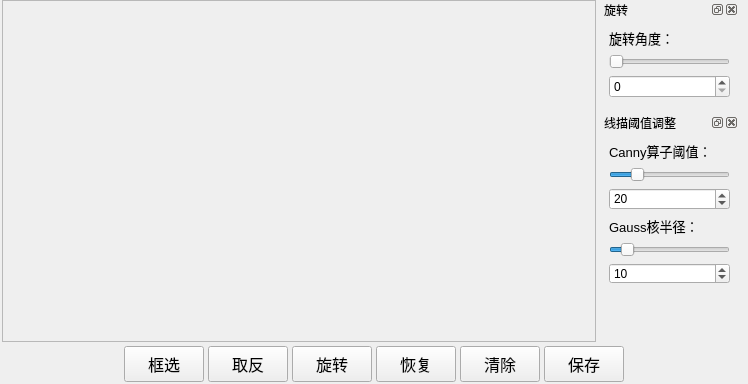
        <widget class="QWidget" name="pagePaint">
         <layout class="QVBoxLayout" name="verticalLayout_5">
          <property name="spacing">
           <number>2</number>
          </property>
          <property name="margin">
           <number>0</number>
          </property>
          <item>
           <widget class="QWidget" name="Paintwidget_Main" native="true">
            <layout class="QHBoxLayout" name="horizontalLayout_7" stretch="4,1">
             <property name="spacing">
              <number>4</number>
             </property>
             <property name="leftMargin">
              <number>2</number>
             </property>
             <property name="topMargin">
              <number>0</number>
             </property>
             <property name="rightMargin">
              <number>0</number>
             </property>
             <property name="bottomMargin">
              <number>0</number>
             </property>
             <item>
              <widget class="QScrollArea" name="Paintwidget_scrollAreaBitmap">
               <property name="widgetResizable">
                <bool>true</bool>
               </property>
               <widget class="QWidget" name="Paintwidget_scrollAreaBitmapContents">
                <property name="geometry">
                 <rect>
                  <x>0</x>
                  <y>0</y>
                  <width>684</width>
                  <height>500</height>
                 </rect>
                </property>
               </widget>
              </widget>
             </item>
             <item>
              <widget class="QWidget" name="Paintwidget_Dock" native="true">
               <property name="maximumSize">
                <size>
                 <width>16777215</width>
                 <height>16777215</height>
                </size>
               </property>
               <layout class="QVBoxLayout" name="verticalLayout_6" stretch="1,1,0">
                <property name="leftMargin">
                 <number>0</number>
                </property>
                <property name="topMargin">
                 <number>0</number>
                </property>
                <item>
                 <widget class="QDockWidget" name="Paintwidget_DockRotate">
                  <property name="minimumSize">
                   <size>
                    <width>83</width>
                    <height>104</height>
                   </size>
                  </property>
                  <property name="maximumSize">
                   <size>
                    <width>524287</width>
                    <height>120</height>
                   </size>
                  </property>
                  <property name="windowTitle">
                   <string>旋转</string>
                  </property>
                  <widget class="QWidget" name="Paintwidget_RotateContents">
                   <layout class="QVBoxLayout" name="verticalLayout_7">
                    <item>
                     <widget class="QLabel" name="Paintwidget_labelRotate">
                      <property name="font">
                       <font>
                        <pointsize>10</pointsize>
                       </font>
                      </property>
                      <property name="text">
                       <string>旋转角度：</string>
                      </property>
                     </widget>
                    </item>
                    <item>
                     <widget class="QSlider" name="Paintwidget_horizontalSliderRotate">
                      <property name="maximum">
                       <number>360</number>
                      </property>
                      <property name="singleStep">
                       <number>1</number>
                      </property>
                      <property name="value">
                       <number>0</number>
                      </property>
                      <property name="orientation">
                       <enum>Qt::Horizontal</enum>
                      </property>
                     </widget>
                    </item>
                    <item>
                     <widget class="QSpinBox" name="Paintwidget_spinBoxRotate">
                      <property name="maximum">
                       <number>360</number>
                      </property>
                      <property name="value">
                       <number>0</number>
                      </property>
                     </widget>
                    </item>
                   </layout>
                  </widget>
                 </widget>
                </item>
                <item>
                 <widget class="QDockWidget" name="Paintwidget_DockThreshold">
                  <property name="minimumSize">
                   <size>
                    <width>118</width>
                    <height>174</height>
                   </size>
                  </property>
                  <property name="maximumSize">
                   <size>
                    <width>524287</width>
                    <height>180</height>
                   </size>
                  </property>
                  <property name="windowTitle">
                   <string>线描阈值调整</string>
                  </property>
                  <widget class="QWidget" name="Paintwidget_ThresholdContents">
                   <layout class="QVBoxLayout" name="verticalLayout_8">
                    <item>
                     <widget class="QLabel" name="Paintwidget_labelCanny">
                      <property name="font">
                       <font>
                        <pointsize>10</pointsize>
                       </font>
                      </property>
                      <property name="text">
                       <string>Canny算子阈值：</string>
                      </property>
                     </widget>
                    </item>
                    <item>
                     <widget class="QSlider" name="Paintwidget_horizontalSliderCanny">
                      <property name="singleStep">
                       <number>1</number>
                      </property>
                      <property name="value">
                       <number>20</number>
                      </property>
                      <property name="orientation">
                       <enum>Qt::Horizontal</enum>
                      </property>
                     </widget>
                    </item>
                    <item>
                     <widget class="QSpinBox" name="Paintwidget_spinBoxCanny">
                      <property name="value">
                       <number>20</number>
                      </property>
                     </widget>
                    </item>
                    <item>
                     <widget class="QLabel" name="Paintwidget_labelGauss">
                      <property name="font">
                       <font>
                        <pointsize>10</pointsize>
                       </font>
                      </property>
                      <property name="text">
                       <string>Gauss核半径：</string>
                      </property>
                     </widget>
                    </item>
                    <item>
                     <widget class="QSlider" name="Paintwidget_horizontalSliderGauss">
                      <property name="value">
                       <number>10</number>
                      </property>
                      <property name="orientation">
                       <enum>Qt::Horizontal</enum>
                      </property>
                     </widget>
                    </item>
                    <item>
                     <widget class="QSpinBox" name="Paintwidget_spinBoxGauss">
                      <property name="value">
                       <number>10</number>
                      </property>
                     </widget>
                    </item>
                   </layout>
                  </widget>
                 </widget>
                </item>
                <item>
                 <spacer name="Paintwidget_verticalSpacer">
                  <property name="orientation">
                   <enum>Qt::Vertical</enum>
                  </property>
                  <property name="sizeHint" stdset="0">
                   <size>
                    <width>20</width>
                    <height>40</height>
                   </size>
                  </property>
                 </spacer>
                </item>
               </layout>
              </widget>
             </item>
            </layout>
           </widget>
          </item>
          <item>
           <widget class="QWidget" name="Paintwidget_Bottom" native="true">
            <property name="minimumSize">
             <size>
              <width>0</width>
              <height>40</height>
             </size>
            </property>
            <property name="maximumSize">
             <size>
              <width>16777215</width>
              <height>40</height>
             </size>
            </property>
            <layout class="QHBoxLayout" name="horizontalLayout_5" stretch="1,3,1">
             <property name="spacing">
              <number>0</number>
             </property>
             <property name="margin">
              <number>0</number>
             </property>
             <item>
              <spacer name="Paintwidget_horizontalSpacer1">
               <property name="orientation">
                <enum>Qt::Horizontal</enum>
               </property>
               <property name="sizeHint" stdset="0">
                <size>
                 <width>124</width>
                 <height>20</height>
                </size>
               </property>
              </spacer>
             </item>
             <item>
              <widget class="QWidget" name="widget_Button" native="true">
               <layout class="QHBoxLayout" name="horizontalLayout_8">
                <property name="spacing">
                 <number>4</number>
                </property>
                <property name="margin">
                 <number>0</number>
                </property>
                <item>
                 <widget class="QPushButton" name="Button_Cut">
                  <property name="minimumSize">
                   <size>
                    <width>0</width>
                    <height>36</height>
                   </size>
                  </property>
                  <property name="maximumSize">
                   <size>
                    <width>16777215</width>
                    <height>36</height>
                   </size>
                  </property>
                  <property name="font">
                   <font>
                    <family>Microsoft YaHei UI</family>
                    <pointsize>12</pointsize>
                   </font>
                  </property>
                  <property name="text">
                   <string>框选</string>
                  </property>
                 </widget>
                </item>
                <item>
                 <widget class="QPushButton" name="Button_Reverse">
                  <property name="minimumSize">
                   <size>
                    <width>0</width>
                    <height>36</height>
                   </size>
                  </property>
                  <property name="maximumSize">
                   <size>
                    <width>16777215</width>
                    <height>36</height>
                   </size>
                  </property>
                  <property name="font">
                   <font>
                    <family>Microsoft YaHei UI</family>
                    <pointsize>12</pointsize>
                   </font>
                  </property>
                  <property name="text">
                   <string>取反</string>
                  </property>
                 </widget>
                </item>
                <item>
                 <widget class="QPushButton" name="Button_Rotate">
                  <property name="minimumSize">
                   <size>
                    <width>0</width>
                    <height>36</height>
                   </size>
                  </property>
                  <property name="maximumSize">
                   <size>
                    <width>16777215</width>
                    <height>36</height>
                   </size>
                  </property>
                  <property name="font">
                   <font>
                    <family>Microsoft YaHei UI</family>
                    <pointsize>12</pointsize>
                   </font>
                  </property>
                  <property name="text">
                   <string>旋转</string>
                  </property>
                 </widget>
                </item>
                <item>
                 <widget class="QPushButton" name="Button_Recover">
                  <property name="minimumSize">
                   <size>
                    <width>0</width>
                    <height>36</height>
                   </size>
                  </property>
                  <property name="maximumSize">
                   <size>
                    <width>16777215</width>
                    <height>36</height>
                   </size>
                  </property>
                  <property name="font">
                   <font>
                    <family>Microsoft YaHei UI</family>
                    <pointsize>12</pointsize>
                   </font>
                  </property>
                  <property name="text">
                   <string>恢复</string>
                  </property>
                 </widget>
                </item>
                <item>
                 <widget class="QPushButton" name="Button_Clean">
                  <property name="minimumSize">
                   <size>
                    <width>0</width>
                    <height>36</height>
                   </size>
                  </property>
                  <property name="maximumSize">
                   <size>
                    <width>16777215</width>
                    <height>36</height>
                   </size>
                  </property>
                  <property name="font">
                   <font>
                    <family>Microsoft YaHei UI</family>
                    <pointsize>12</pointsize>
                   </font>
                  </property>
                  <property name="text">
                   <string>清除</string>
                  </property>
                 </widget>
                </item>
                <item>
                 <widget class="QPushButton" name="Button_SaveBitmap">
                  <property name="minimumSize">
                   <size>
                    <width>0</width>
                    <height>36</height>
                   </size>
                  </property>
                  <property name="maximumSize">
                   <size>
                    <width>16777215</width>
                    <height>36</height>
                   </size>
                  </property>
                  <property name="font">
                   <font>
                    <family>Microsoft YaHei UI</family>
                    <pointsize>12</pointsize>
                   </font>
                  </property>
                  <property name="text">
                   <string>保存</string>
                  </property>
                 </widget>
                </item>
               </layout>
              </widget>
             </item>
             <item>
              <spacer name="Paintwidget_horizontalSpacer2">
               <property name="orientation">
                <enum>Qt::Horizontal</enum>
               </property>
               <property name="sizeHint" stdset="0">
                <size>
                 <width>124</width>
                 <height>20</height>
                </size>
               </property>
              </spacer>
             </item>
            </layout>
           </widget>
          </item>
         </layout>
        </widget>
